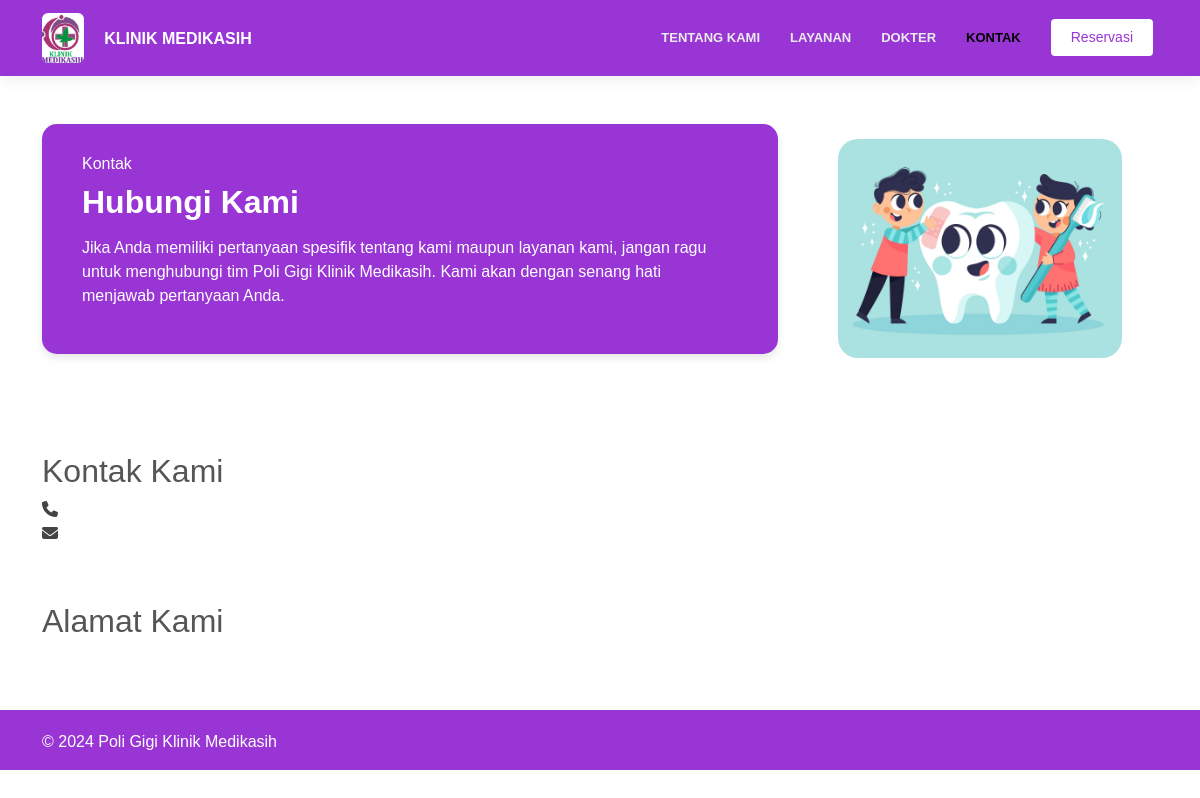
Page /pages/contact_us.php on the earlier database version.
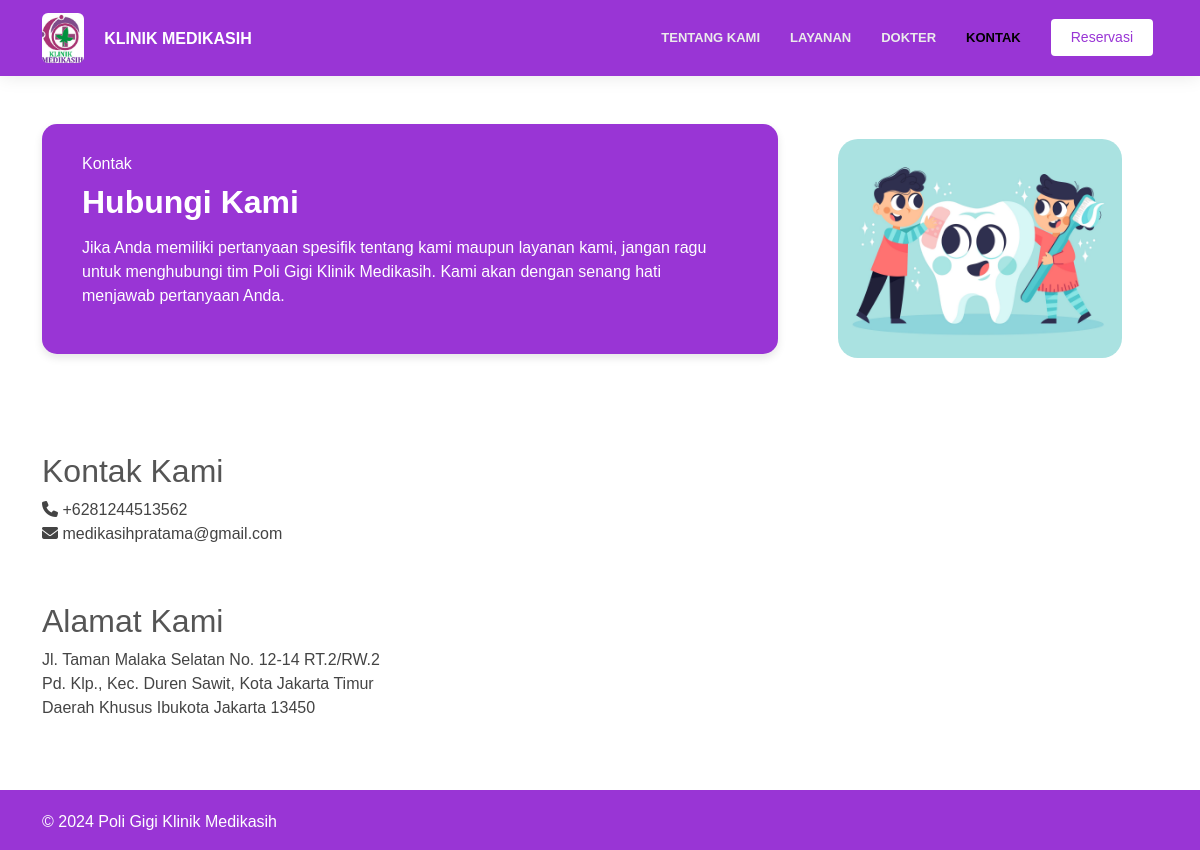
Same page on the later database version.
### tables this page shows
CREATE TABLE `tb_informasi_klinik` (
  `id` int(11) NOT NULL,
  `no_telp` varchar(15) NOT NULL,
  `email` varchar(50) NOT NULL,
  `lokasi` text NOT NULL
);

### Admin/config/config_query.php (called while the page is built, shortened)
<?php
$servername = "localhost";
$username = "root";
$password = "";
$dbname = "db_poligigi_pratama";
$conn = new mysqli($servername, $username, $password, $dbname);
function bacaInformasiKlinik()
{
    global $conn;
    $sql = "SELECT * FROM tb_informasi_klinik WHERE id = 1";
    $result = $conn->query($sql);
    if ($result && $result->num_rows > 0) {
        return $result->fetch_assoc();
    } else {
        return [
            'no_telp' => '',
            'email' => '',
            'lokasi' => ''
        ];
    }
}

### pages/contact_us.php (the view, shortened to what this page needs)
<?php
include("../template/header.php");
include("../Admin/config/config_query.php");
$data_klinik = bacaInformasiKlinik();
if ($data_klinik) {
  $kontak = htmlspecialchars($data_klinik['no_telp']);
  $email = htmlspecialchars($data_klinik['email']);
  $lokasi = nl2br(htmlspecialchars($data_klinik['lokasi']));
} else {
  $kontak = "Kontak tidak tersedia";
  $email = "Email tidak tersedia";
  $lokasi = "Alamat tidak tersedia";
}
?>
<!DOCTYPE html>
<html lang="en">
<head>
  <link href="assets/vendor/bootstrap/css/bootstrap.min.css" rel="stylesheet">
  <link href="assets/vendor/bootstrap-icons/bootstrap-icons.css" rel="stylesheet">
  <link href="assets/vendor/aos/aos.css" rel="stylesheet">
  <link href="assets/vendor/fontawesome-free/css/all.min.css" rel="stylesheet">
  <link href="assets/vendor/glightbox/css/glightbox.min.css" rel="stylesheet">
  <link href="assets/vendor/swiper/swiper-bundle.min.css" rel="stylesheet">
  <link href="assets/css/main.css" rel="stylesheet">
  <link href="assets/css/kontak.css" rel="stylesheet">
</head>
<body>
  <main class="main">
    <div class="kontak my-5">
      <div class="container">
        <div class="row g-4">
          <div class="col-md-8">
            <div class="card-custom">
              <h6 class="mb-2">Kontak</h6>
              <h2 class="fw-bold">Hubungi Kami</h2>
              <p>
                Jika Anda memiliki pertanyaan spesifik tentang kami maupun layanan kami, jangan ragu untuk menghubungi tim Poli Gigi Klinik Medikasih. Kami akan dengan senang hati menjawab pertanyaan Anda.
              </p>
            </div>
          </div>
          <div class="col-md-4">
            <div class="icon-placeholder">
              <img src="assets/img/contact/ilustration_contact.jpg" alt="Placeholder Image">
            </div>
          </div>
        </div>
      </div>
    </div>
    <div class="kontak-body">
      <div class="container">
        <h2>Kontak Kami</h2>
        <p>
          <i class="fas fa-phone"></i> <?php echo $kontak; ?><br>
          <i class="fas fa-envelope"></i> <?php echo $email; ?>
        </p><br>
        <p>
        <h2>Alamat Kami</h2>
        <?php echo $lokasi; ?>
        </p><br>
      </div>
    </div>
  </main>
  <?php
  include("../template/footer.php");
  ?>
</body>
</html>

Differences in the rows shown:
added tb_informasi_klinik: no_telp "+6281244513562", email "medikasihpratama@gmail.com", lokasi "Jl. Taman Malaka Selatan No. 12-14 RT.2/RW.2 Pd. Klp., Kec. Duren Sawit, Kota Jakarta Timur Daerah Khusus Ibukota Jakarta 13450"
